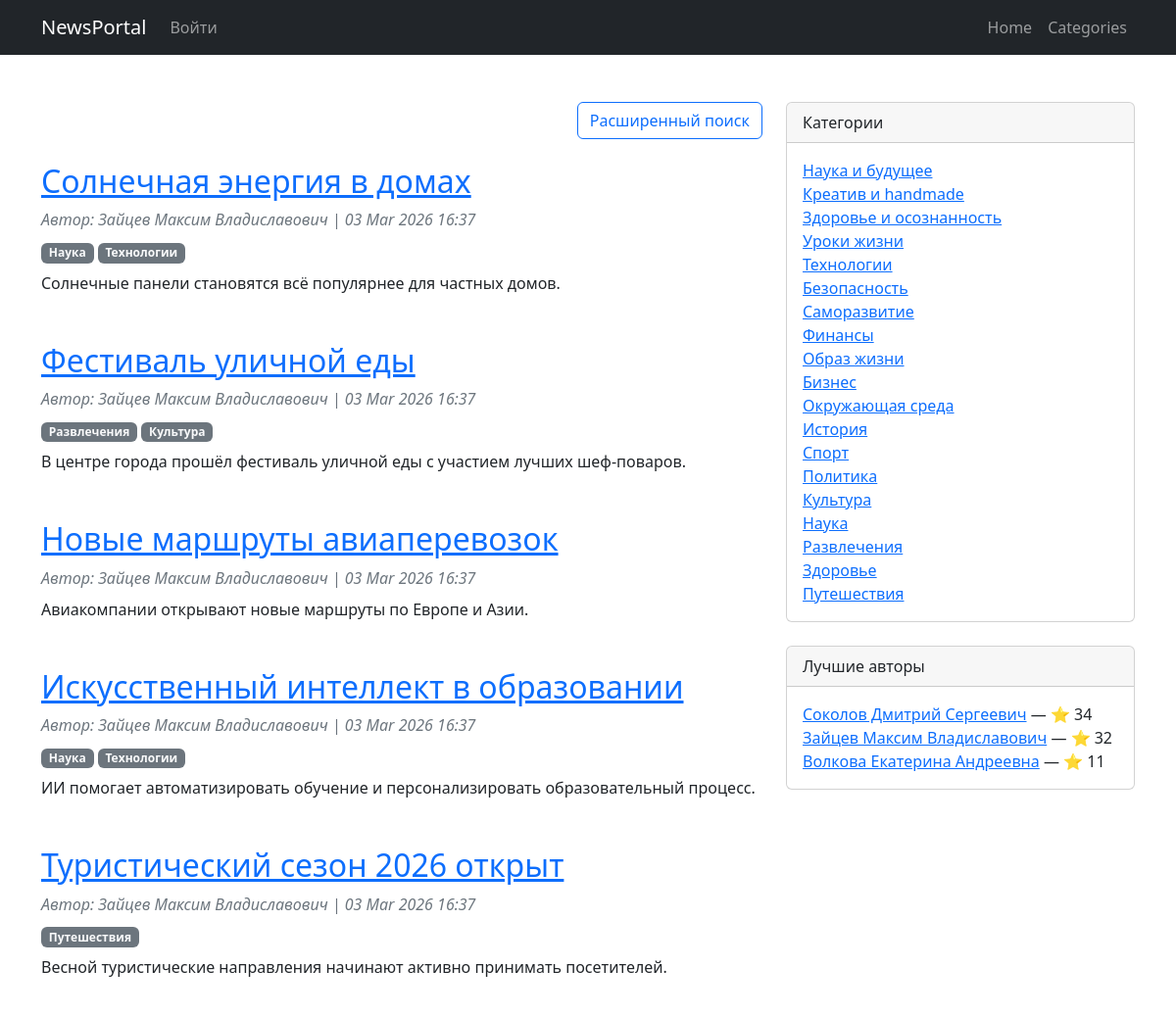
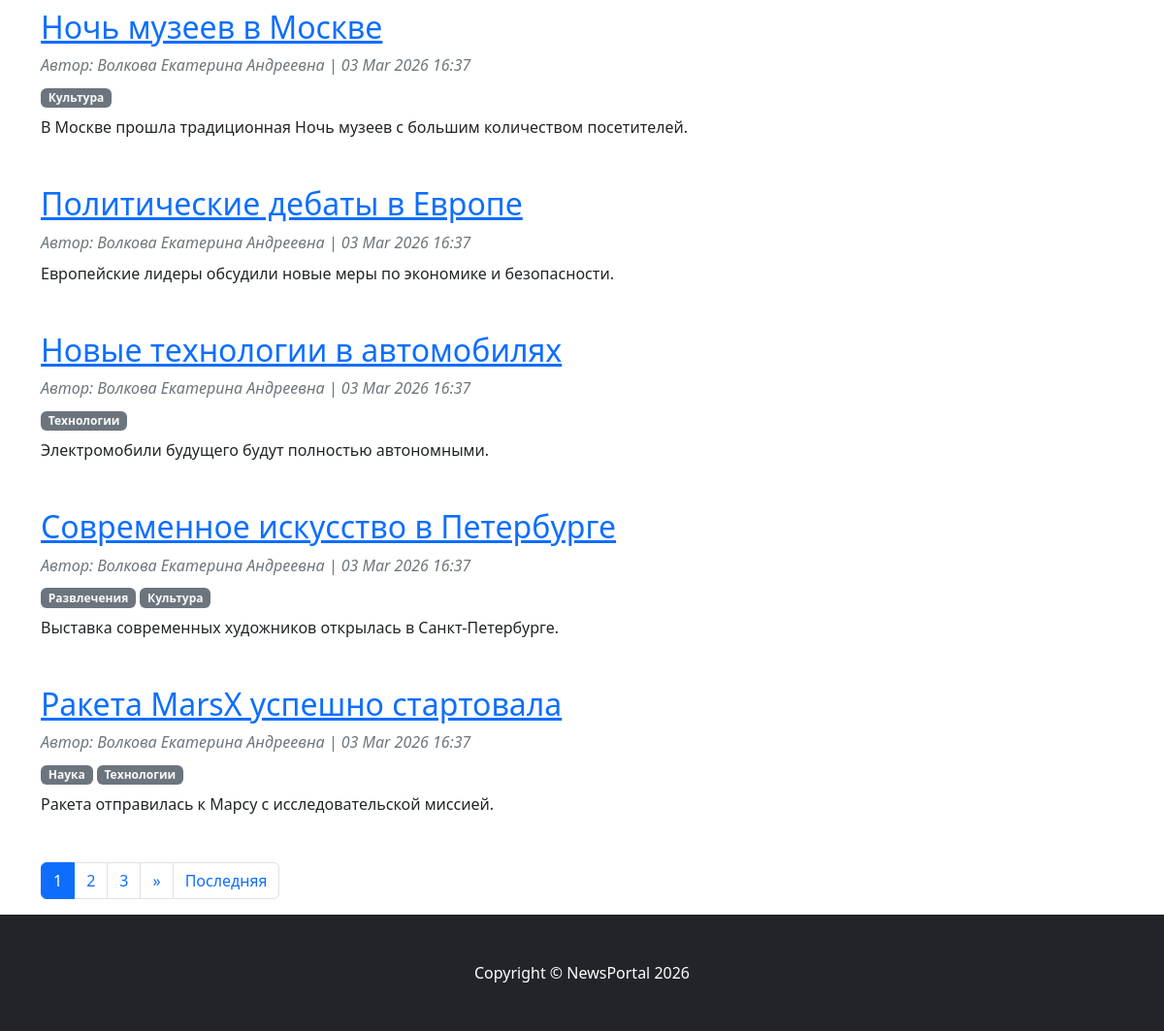
The app's page /, older data (2 pictures, top to bottom).
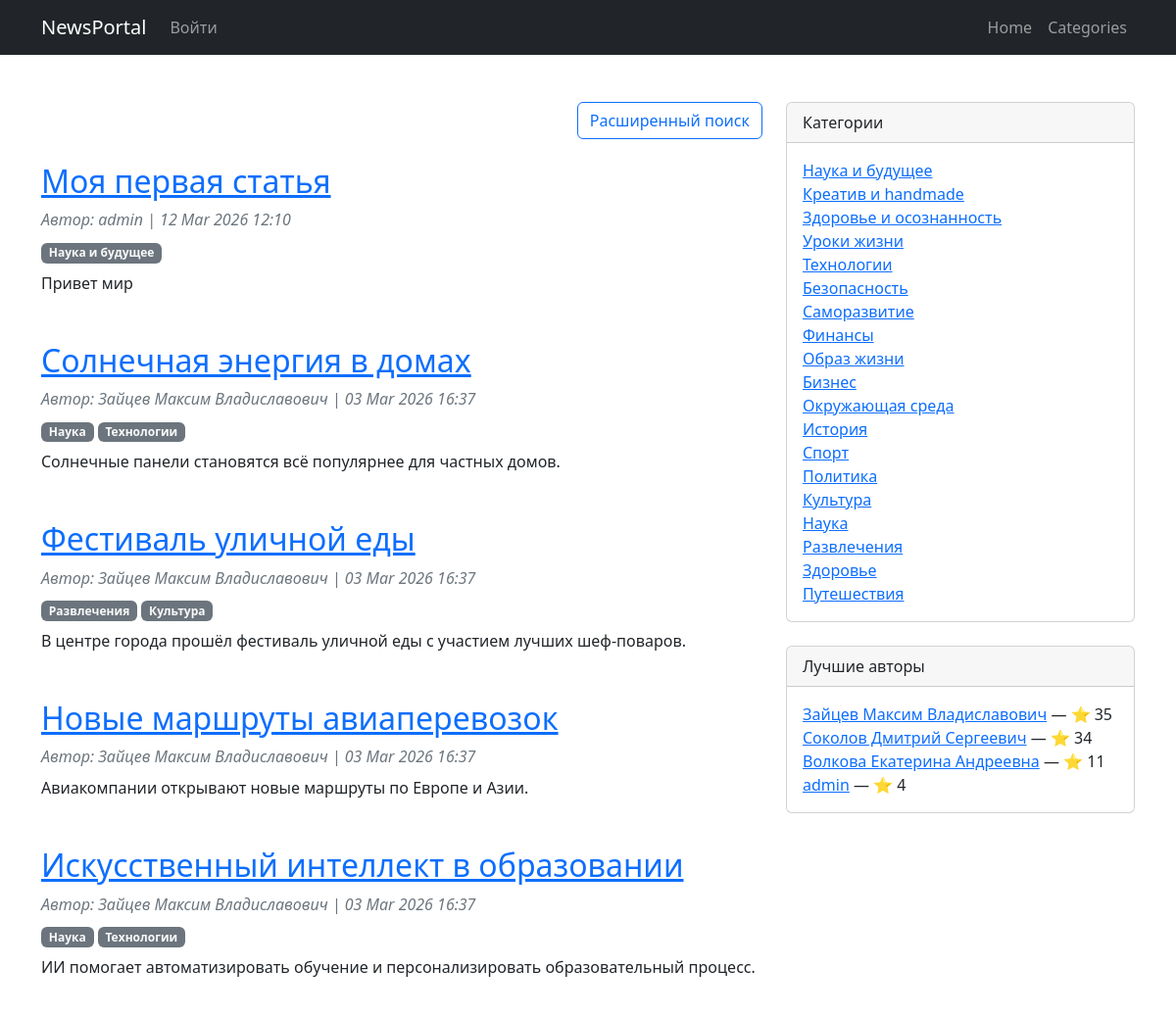
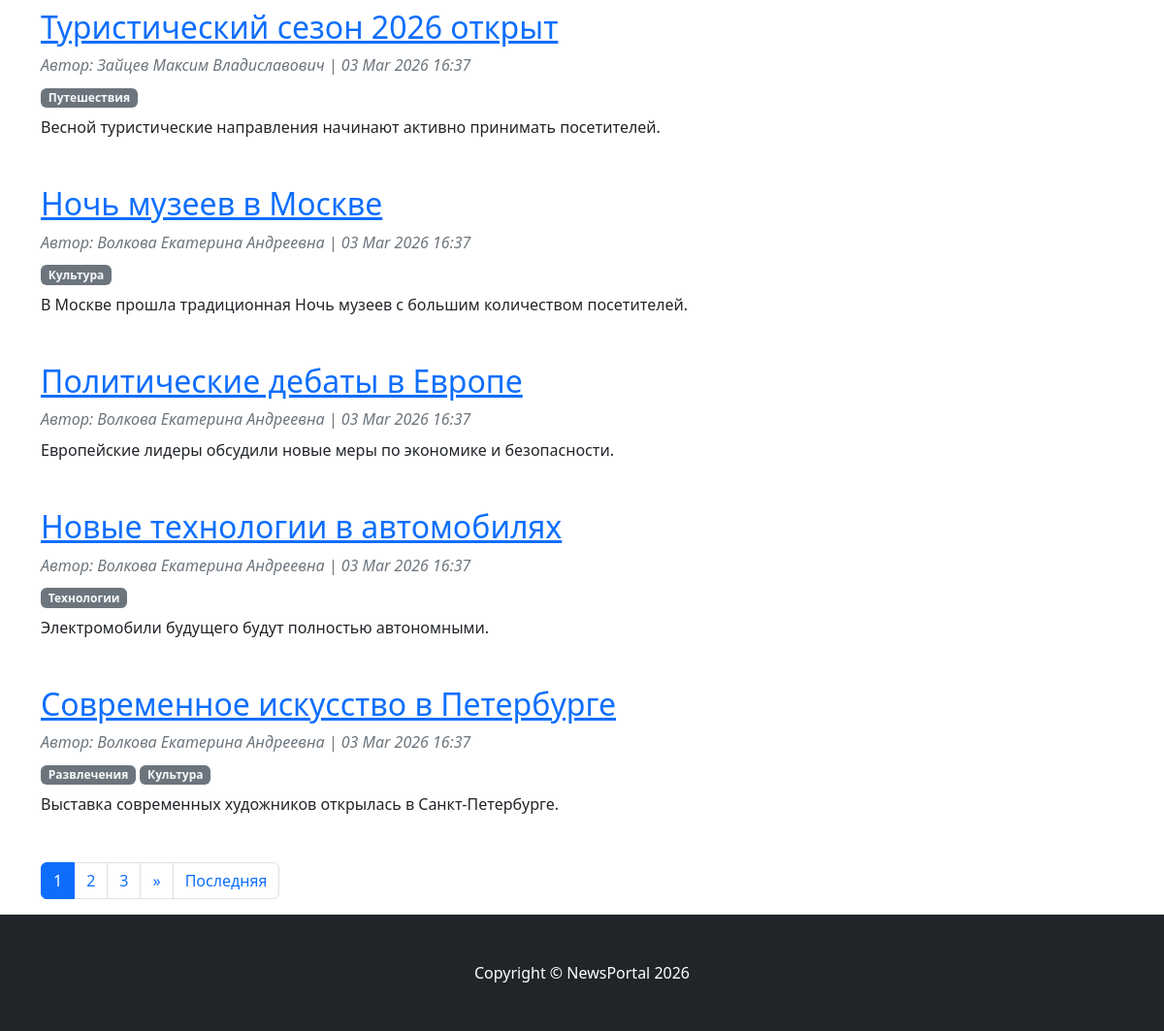
The same page, newer data (2 pictures, top to bottom).
### NewsPortal/models.py (models this page shows, shortened)
class Post(models.Model):
    name = models.CharField(max_length=50)
    author = models.ForeignKey(Author, on_delete=models.CASCADE)
    type_post = models.CharField(max_length=20, choices=POST_CHOICES)
    time_create = models.DateTimeField(auto_now_add=True)
    categories = models.ManyToManyField(Categories, through='PostCategories')
    content = models.TextField()
    rating_post = models.IntegerField(default=0)
    def preview(self):
        snippet = self.content[:124]
        if len(self.content) > 124:
            snippet = snippet.rsplit(' ', 1)[0]
            return snippet + '...'
        return snippet

class Author(models.Model):
    user = models.OneToOneField(User, on_delete=models.CASCADE)
    rating_author = models.IntegerField(default=0)

class Categories(models.Model):
    name_categories = models.CharField(max_length=255, unique=True)

### NewsPortal/views.py (the view)
# urls.py: path('', PostListView.as_view(), name='home'),
class PostListView(ListView):
    model = Post
    template_name = 'post_list.html'
    context_object_name = 'posts'
    ordering = ['-time_create']
    paginate_by = 10
    def get_context_data(self, **kwargs):
        context = super().get_context_data(**kwargs)
        context['categories'] = Categories.objects.all()  # добавляем категории
        context['top_authors'] = Author.objects.order_by(
            '-rating_author'
        )[:5]
        return context
    def get_queryset(self):
        return Post.objects.annotate(num_comments=Count('comment')).order_by('-time_create')

### NewsPortal/templatetags/custom_filters.py (called while the page is built)
@register.filter
def censor(value):
    if not isinstance(value, str):
        return value
    pattern = r'\b(' + '|'.join(re.escape(word) for word in BAD_WORDS) + r')\b'
    def replace_with_stars(match):
        word = match.group()
        return word[0] + '*' * (len(word) - 1)
    return re.sub(pattern, replace_with_stars, value, flags=re.IGNORECASE)

### templates/post_list.html (shortened to what this page needs)
{% extends 'flatpages/default.html' %}
{% load custom_filters %}
{% block content %}
<div class="row">
    <div class="col-lg-8">
        <div class="mb-4 d-flex justify-content-end">
            <a href="{% url 'post_search' %}" class="btn btn-outline-primary">
                Расширенный поиск
            </a>
        </div>
        {% for post in posts %}
        <article class="mb-5">
            <header class="mb-2">
                <h2><a href="{% url 'post_detail' post.pk %}">{{ post.name }}</a></h2>
                <div class="text-muted fst-italic mb-2">
                    Автор: {{ post.author.user.username }} | {{ post.time_create|date:"d M Y H:i" }}
                </div>
                {% for category in post.categories.all %}
                    <a class="badge bg-secondary text-decoration-none link-light" href="{% url 'posts_by_category' category.id %}">
                        {{ category.name_categories }}
                    </a>
                {% endfor %}
            </header>
            <p>{{ post.preview | censor }}</p>
        </article>
        {% empty %}
        <p>Постов пока нет.</p>
        {% endfor %}
        {% if is_paginated %}
        <nav>
            <ul class="pagination">
                {% for num in paginator.page_range %}
                    {% if num >= page_obj.number|add:-2 and num <= page_obj.number|add:2 %}
                        {% if page_obj.number == num %}
                            <li class="page-item active"><span class="page-link">{{ num }}</span></li>
                        {% else %}
                            <li class="page-item"><a class="page-link" href="?page={{ num }}">{{ num }}</a></li>
                        {% endif %}
                    {% endif %}
                {% endfor %}
                {% if page_obj.has_next %}
                    <li class="page-item"><a class="page-link" href="?page={{ page_obj.next_page_number }}">»</a></li>
                    <li class="page-item"><a class="page-link" href="?page={{ paginator.num_pages }}">Последняя</a></li>
                {% endif %}
            </ul>
        </nav>
        {% endif %}
    </div>
    <div class="col-lg-4">
        <div class="card mb-4">
            <div class="card-header">Категории</div>
            <div class="card-body">
                <ul class="list-unstyled mb-0">
                    {% for category in categories %}
                        <li><a href="{% url 'posts_by_category' category.id %}">{{ category.name_categories }}</a></li>
                    {% endfor %}
                </ul>
            </div>
        </div>
        <div class="card mb-4">
            <div class="card-header">Лучшие авторы</div>
            <div class="card-body">
                <ul class="list-unstyled mb-0">
                    {% for author in top_authors %}
                        <li>
                            <a href="{% url 'author_detail' author.id %}">{{ author.user.username }}</a>
                            — ⭐ {{ author.rating_author }}
                        </li>
                    {% endfor %}
                </ul>
            </div>
        </div>
    </div>
</div>
{% endblock %}

Row changes from the older to the newer data that the page shows:
no longer on this page (row unchanged): Post: name "Ракета MarsX успешно стартовала", author.user.username "Волкова Екатерина Андреевна", time_create "03 Mar 2026 16:37", preview|censor "Ракета отправилась к Марсу с исследовательской миссией.", Categories (name_categories "Наука"), Categories (name_categories "Технологии")
added Post: name "Моя первая статья", author.user.username "admin", time_create "12 Mar 2026 12:10", preview|censor "Привет мир", Categories (name_categories "Наука и будущее")
changed Author "Зайцев Максим Владиславович": rating_author "32" → "35"; moves up the list
added Author: user.username "admin", rating_author "4"
